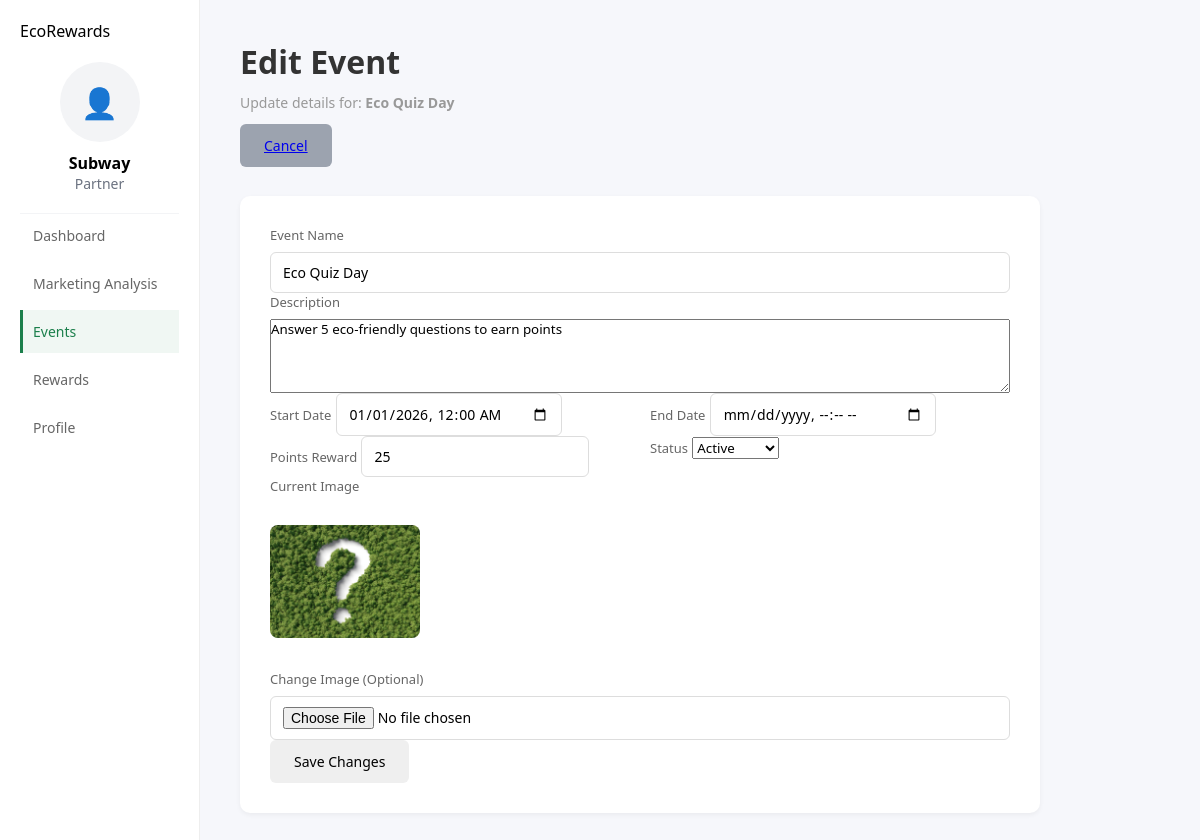
Page /Partners/partner/events/editEvent.php?id=1 (signed in) on the committed database.
### tables this page shows
CREATE TABLE `partners` (
  `id` int(11) NOT NULL,
  `name` varchar(100) NOT NULL,
  `company_image` varchar(250) NOT NULL,
  `email` varchar(100) NOT NULL,
  `password` varchar(200) NOT NULL,
  `contact_person` varchar(150) NOT NULL,
  `phone` varchar(150) NOT NULL,
  `address` varchar(250) NOT NULL,
  `created_at` varchar(50) NOT NULL DEFAULT current_timestamp()
);

CREATE TABLE `events` (
  `id` int(11) NOT NULL,
  `name` varchar(30) NOT NULL,
  `description` varchar(100) NOT NULL,
  `image` varchar(250) NOT NULL,
  `start_date` datetime NOT NULL,
  `end_date` datetime NOT NULL,
  `points_reward` int(11) NOT NULL,
  `admins_id` int(11) NOT NULL,
  `partners_id` int(11) NOT NULL,
  `approved_by` int(11) NOT NULL,
  `status` enum('active','pending','upcoming','ended') NOT NULL,
  `created_at` datetime NOT NULL
);

### Partners/partner/events/editEvent.php (the view, shortened to what this page needs)
<?php
include "../../php/db.php";
$partnerId = $_SESSION['partner_id'];
$query = "SELECT * FROM partners WHERE id = '$partnerId'";
$result = mysqli_query($conn, $query);
$partner = mysqli_fetch_assoc($result);
$eventId = mysqli_real_escape_string($conn, $_GET['id']);
$query = "SELECT * FROM events WHERE id = '$eventId' AND partners_id = '$partnerId'";
$result = mysqli_query($conn, $query);
$row = mysqli_fetch_assoc($result);
?>
<!DOCTYPE html>
<html lang="en">
<head>
    <link rel="stylesheet" href="../../assets/style.css">
</head>
<body>
<div class="app-layout">
    <aside class="sidebar">
        <div class="sidebar-top"><div class="logo">EcoRewards</div></div>
        <div class="profile" style="padding: 20px; text-align: center; border-bottom: 1px solid #f3f4f6;">
            <div class="avatar-circle" style="width: 80px; height: 80px; margin: 0 auto 10px; background: #f3f4f6; border-radius: 50%; display: flex; align-items: center; justify-content: center; overflow: hidden;">
                <?php
                $partnerName = $partner['name'];
                $imagePath = "../../image/" . $partnerName . ".png";
                if (file_exists($imagePath)) {
                    echo '<img src="' . htmlspecialchars($imagePath) . '" alt="Profile" style="width:100%; height:100%; object-fit:cover;">';
                } else {
                    echo '<span style="font-size: 30px;">👤</span>';
                }
                ?>
            </div>
            <div class="profile-info">
                <div class="name" style="font-weight: bold; font-size: 16px;"><?= htmlspecialchars($partnerName) ?></div>
                <div class="role" style="color: #6b7280; font-size: 14px;">Partner</div>
            </div>
        </div>
        <nav class="nav">
            <a href="../dashboard.php" class="nav-item">Dashboard</a>
            <a href="../marketing.php" class="nav-item">Marketing Analysis</a>
            <a href="events.php" class="nav-item active">Events</a>
            <a href="../rewards/rewards.php" class="nav-item">Rewards</a>
            <a href="../profile.php" class="nav-item">Profile</a>
        </nav>
    </aside>
    <main class="main">
        <header class="main-header">
            <div>
                <h1>Edit Event</h1>
                <p>Update details for: <b><?= htmlspecialchars($row['name']) ?></b></p>
            </div><br>
            <a href="events.php" class="btn" style="background: #9ca3af;">Cancel</a>
        </header>
        <div class="card" style="max-width: 800px;">
            <form method="POST" enctype="multipart/form-data">
                <div class="form-group">
                    <label>Event Name</label>
                    <input type="text" name="name" class="form-input" value="<?= htmlspecialchars($row['name']) ?>" required>
                </div>
                <div class="form-group">
                    <label>Description</label>
                    <textarea name="description" class="form-input" rows="4" required><?= htmlspecialchars($row['description']) ?></textarea>
                </div>
                <div class="form-group" style="display:grid; grid-template-columns: 1fr 1fr; gap:20px;">
                    <div>
                        <label>Start Date</label>
                        <input type="datetime-local" name="start_date" class="form-input" value="<?= date('Y-m-d\TH:i', strtotime($row['start_date'])) ?>" required>
                    </div>
                    <div>
                        <label>End Date</label>
                        <input type="datetime-local" name="end_date" class="form-input" value="<?= date('Y-m-d\TH:i', strtotime($row['end_date'])) ?>" required>
                    </div>
                </div>
                <div class="form-group" style="display:grid; grid-template-columns: 1fr 1fr; gap:20px;">
                    <div>
                        <label>Points Reward</label>
                        <input type="number" name="points_reward" class="form-input" value="<?= $row['points_reward'] ?>" required>
                    </div>
                    <div>
                        <label>Status</label>
                        <select name="status" class="form-input">
                            <option value="active" <?= $row['status'] == 'active' ? 'selected' : '' ?>>Active</option>
                        </select>
                    </div>
                </div>
                <div class="form-group">
                    <label>Current Image</label><br>
                    <?php if(!empty($row['image'])): ?>
                        <img src="../../<?= $row['image'] ?>" style="width: 150px; border-radius: 8px; margin-bottom: 10px;">
                    <?php else: ?>
                        <p style="color:#999;">No image set.</p>
                    <?php endif; ?>
                    <br>
                    <label>Change Image (Optional)</label>
                    <input type="file" name="image" class="form-input" accept="image/*">
                </div>
                <button type="submit" name="btnUpdate" class="btn btn-block">Save Changes</button>
            </form>
        </div>
    </main>
</div>
</body>
</html>

### Partners/assets/style.css (style rules this page uses)
* { margin: 0; padding: 0; box-sizing: border-box; font-family: 'Segoe UI', Tahoma, Geneva, Verdana, sans-serif; }
body { background: #f6f7fb; }
.app-layout, .container { display: flex; }
.app-layout { min-height: calc(100vh - 60px); }
.sidebar { width: 200px; background: #ffffff; border-right: 1px solid #eee; padding: 20px; }
nav { display: flex; flex-direction: column; }
nav a { padding: 12px 10px; text-decoration: none; color: #666; border-left: 3px solid transparent; margin-bottom: 5px; font-size: 14px; }
nav a:hover, nav a.active { background: #f0f7f3; border-left-color: #1b7f4b; color: #1b7f4b; }
.main, .content { flex: 1; padding: 40px; overflow-y: auto; }
.main-header { margin-bottom: 40px; }
.main-header h1 { font-size: 32px; color: #333; margin-bottom: 10px; font-weight: 600; }
.main-header p { color: #999; font-size: 14px; }
.card { background: white; border-radius: 10px; padding: 30px; box-shadow: 0 2px 5px rgba(0,0,0,0.05); margin-bottom: 30px; }
.form-group { display: flex; flex-direction: column; }
.form-group label { font-size: 13px; color: #666; margin-bottom: 8px; font-weight: 500; }
.form-group input { padding: 10px 12px; border: 1px solid #ddd; border-radius: 6px; font-size: 14px; transition: border-color 0.3s; }
.btn { padding: 12px 24px; border: none; border-radius: 6px; font-size: 14px; cursor: pointer; font-weight: 500; transition: background 0.3s; }

### rows in the picture
partners: name "Subway"
events: name "Eco Quiz Day", description "Answer 5 eco-friendly questions to earn points", start_date "01/01/2026 00:00", points_reward "25", status "Active", image (picture)
